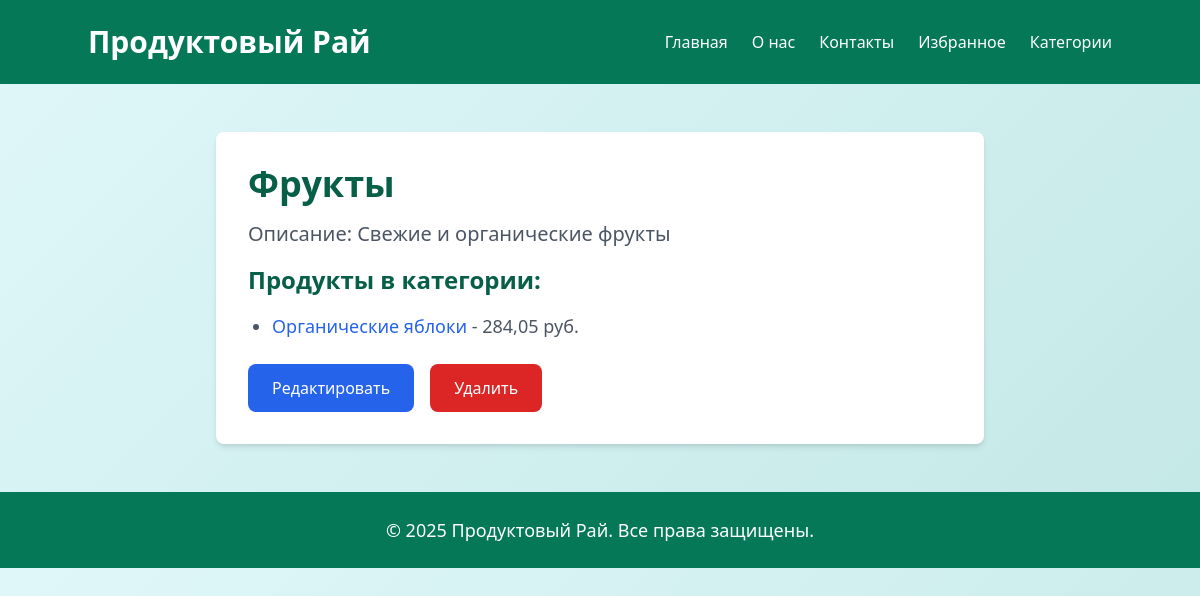
Page /category/1/ on the committed database.
### store/models.py (models this page shows, shortened)
class Category(models.Model):
    name = models.CharField(max_length=100)
    description = models.TextField()

class Product(models.Model):
    name = models.CharField(max_length=100)
    name_en = models.CharField(max_length=100)
    category = models.ForeignKey(Category, on_delete=models.CASCADE)
    price = models.DecimalField(max_digits=10, decimal_places=2)
    image = models.URLField()
    added_date = models.DateField()
    rating = models.FloatField(default=0.0)
    is_seasonal = models.BooleanField(default=False)
    stock = models.IntegerField()

### store/views.py (the view)
# urls.py: path('category/<int:category_id>/', views.category_detail, name='category_detail'),
def category_detail(request, category_id):
    category = get_object_or_404(Category, id=category_id)
    products = Product.objects.filter(category=category)
    context = {
        'category': category,
        'products': products
    }
    return render(request, 'store/category_detail.html', context)

### store/templates/store/category_detail.html (shortened to what this page needs)
<!DOCTYPE html>
<html lang="ru">
<head>
    <link href="https://cdn.jsdelivr.net/npm/tailwindcss@2.2.19/dist/tailwind.min.css" rel="stylesheet">
</head>
<body class="bg-gray-100 font-sans">
    <header class="bg-green-700 text-white p-6">
        <div class="container mx-auto flex justify-between items-center">
            <h1 class="text-3xl font-bold">Продуктовый Рай</h1>
            <div class="flex space-x-6">
                <a href="{% url 'home' %}" class="hover:text-yellow-300 transition-colors">Главная</a>
                <a href="/about" class="hover:text-yellow-300 transition-colors">О нас</a>
                <a href="/contacts" class="hover:text-yellow-300 transition-colors">Контакты</a>
                <a href="/favorites" class="hover:text-yellow-300 transition-colors">Избранное</a>
                <a href="{% url 'category_list' %}" class="hover:text-yellow-300 transition-colors">Категории</a>
            </div>
        </div>
    </header>
    <section class="container mx-auto py-12">
        <div class="bg-white p-8 rounded-lg shadow-md max-w-3xl mx-auto">
            <h1 class="text-4xl font-bold text-green-800 mb-4">{{ category.name }}</h1>
            <p class="text-xl text-gray-600 mb-4">Описание: {{ category.description }}</p>
            <h2 class="text-2xl font-semibold text-green-800 mb-4">Продукты в категории:</h2>
            {% if products %}
                <ul class="list-disc pl-6">
                    {% for product in products %}
                        <li class="text-lg text-gray-600 mb-2">
                            <a href="{% url 'product_detail' product.id %}" class="text-blue-600 hover:underline">{{ product.name }}</a> - {{ product.price }} руб.
                        </li>
                    {% endfor %}
                </ul>
            {% else %}
                <p class="text-gray-600">В этой категории пока нет продуктов.</p>
            {% endif %}
            <div class="mt-6 flex space-x-4">
                <a href="{% url 'category_edit' category.id %}" class="inline-block bg-blue-600 text-white px-6 py-3 rounded-lg btn hover:bg-blue-700">Редактировать</a>
                <a href="{% url 'category_delete' category.id %}" class="inline-block bg-red-600 text-white px-6 py-3 rounded-lg btn hover:bg-red-700" onclick="return confirm('Вы уверены, что хотите удалить категорию?')">Удалить</a>
            </div>
        </div>
    </section>
    <footer class="bg-green-700 text-white p-6 text-center">
        <p class="text-lg">© 2025 Продуктовый Рай. Все права защищены.</p>
    </footer>
</body>
</html>

### store/templates/store/category_detail.html (style rules this page uses)
body { font-family: 'Roboto', sans-serif; background: linear-gradient(135deg, #e0f7fa 0%, #c3e8e5 100%); background-size: cover; }
.btn { transition: transform 0.2s, background-color 0.2s; }

### rows in the picture
Category: name "Фрукты", description "Свежие и органические фрукты"
Product: name "Органические яблоки", price "284,05"
